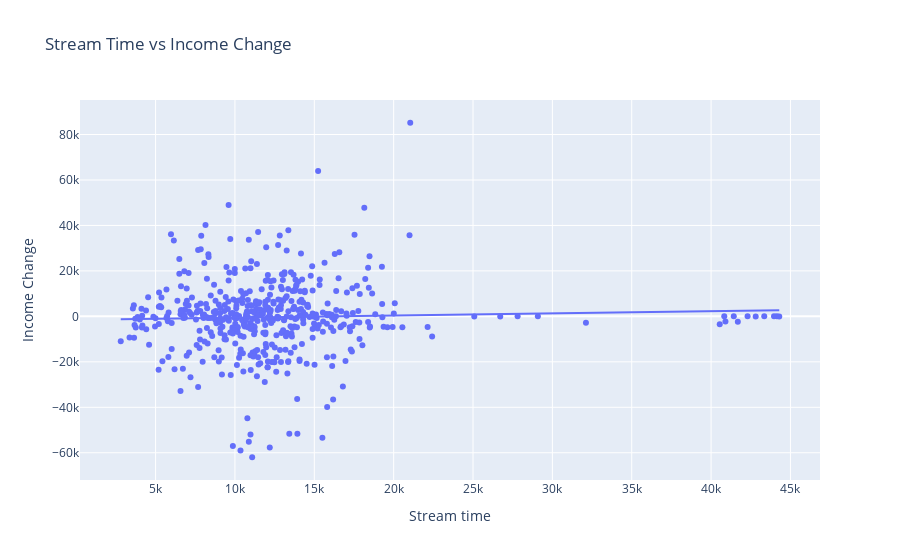

Notebook cell for this chart:
### Markdown cell above
Similarly to the graph above, there is little to no correlation between streamer time to the streamer’s income; therefore streaming more or having a larger audience does not guarantee a significant level of change in their subscriber (income) levels.

### Code cell
fig = px.scatter(finaldata, x="Stream time", y="Income Change", title="Stream Time vs Income Change", trendline="ols")
fig.show()

### Figure 1 — Plotly figure (JSON) as saved in the notebook; plotly's stock layout.template omitted (floating-point values rounded to 4 significant figures; data arrays with more than 128 entries replaced by an {"elided": "..."} marker saying what was removed)
{"data": [{"hovertemplate": "Stream time=%{x}<br>Income Change=%{y}<extra></extra>", "legendgroup": "", "marker": {"color": "#636efa", "symbol": "circle"}, "mode": "markers", "name": "", "orientation": "v", "showlegend": false, "type": "scatter", "x": {"elided": "503 int values"}, "xaxis": "x", "y": {"elided": "503 float values"}, "yaxis": "y"}, {"hovertemplate": "<b>OLS trendline</b><br>Income Change = 0.0956767 * Stream time + -1567.94<br>R<sup>2</sup>=0.001319<br><br>Stream time=%{x}<br>Income Change=%{y} <b>(trend)</b><extra></extra>", "legendgroup": "", "marker": {"color": "#636efa", "symbol": "circle"}, "mode": "lines", "name": "", "showlegend": false, "type": "scatter", "x": {"elided": "503 int values"}, "xaxis": "x", "y": {"elided": "503 float values"}, "yaxis": "y"}], "layout": {"legend": {"tracegroupgap": 0}, "title": {"text": "Stream Time vs Income Change"}, "xaxis": {"anchor": "y", "domain": [0, 1], "title": {"text": "Stream time"}}, "yaxis": {"anchor": "x", "domain": [0, 1], "title": {"text": "Income Change"}}}}
